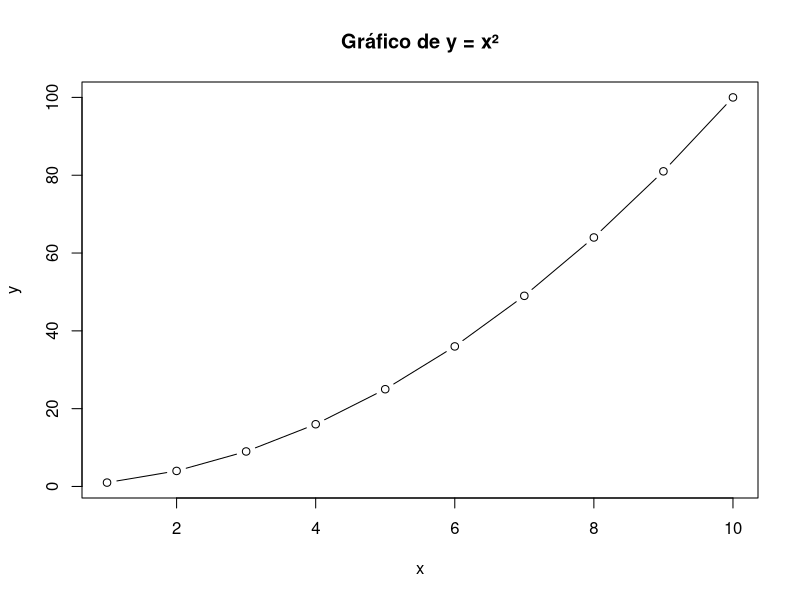

This chart was generated by the following R code:
numeros <- c(4, 8, 15, 16, 23, 42)

mean(numeros)
median(numeros)
sd(numeros)
sum(numeros)


set.seed(42)

dado <- sample(1:6, 20, replace = TRUE)
table(dado)

x <- 1:10
y <- x^2

plot(x, y, type = "b", main = "Gráfico de y = x²")
